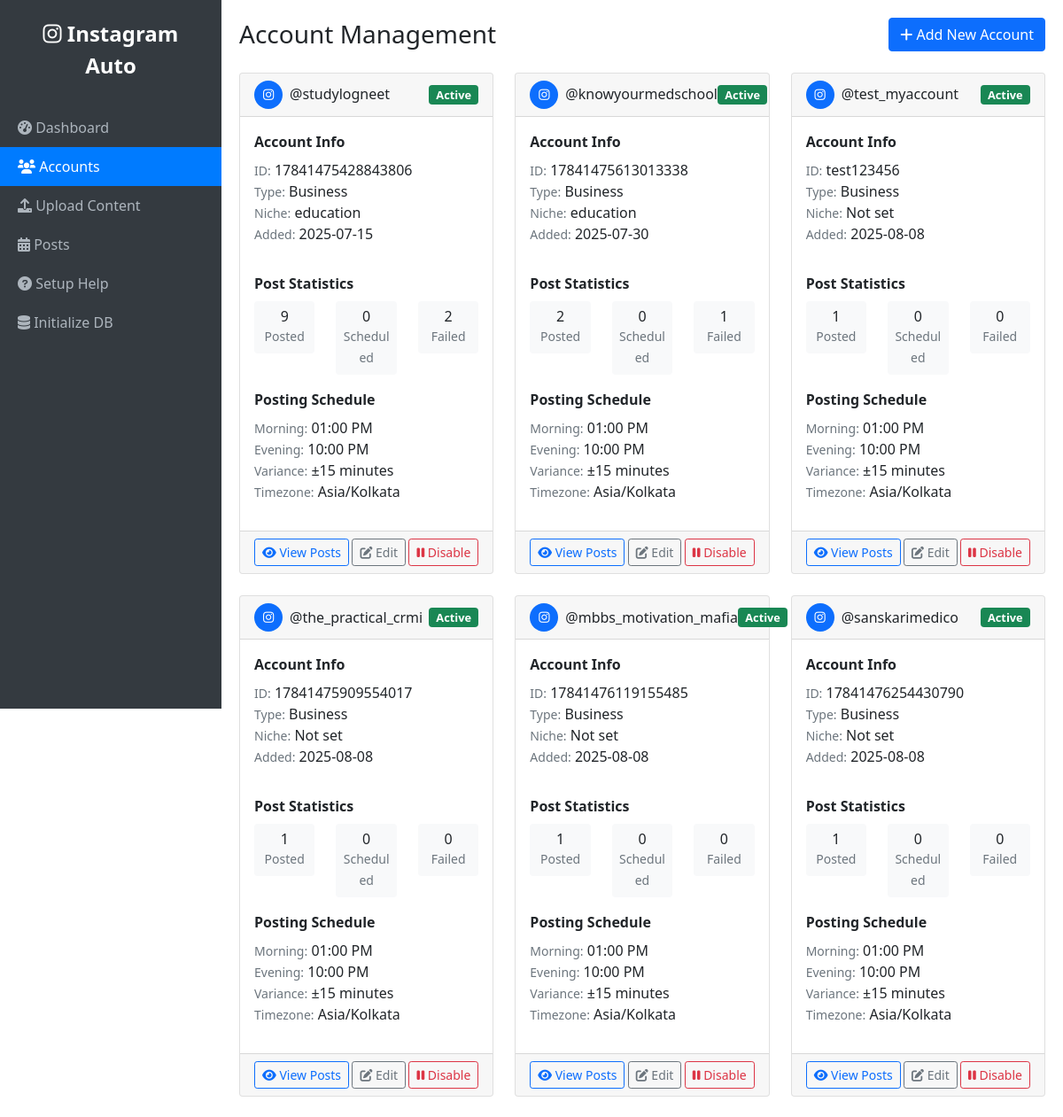
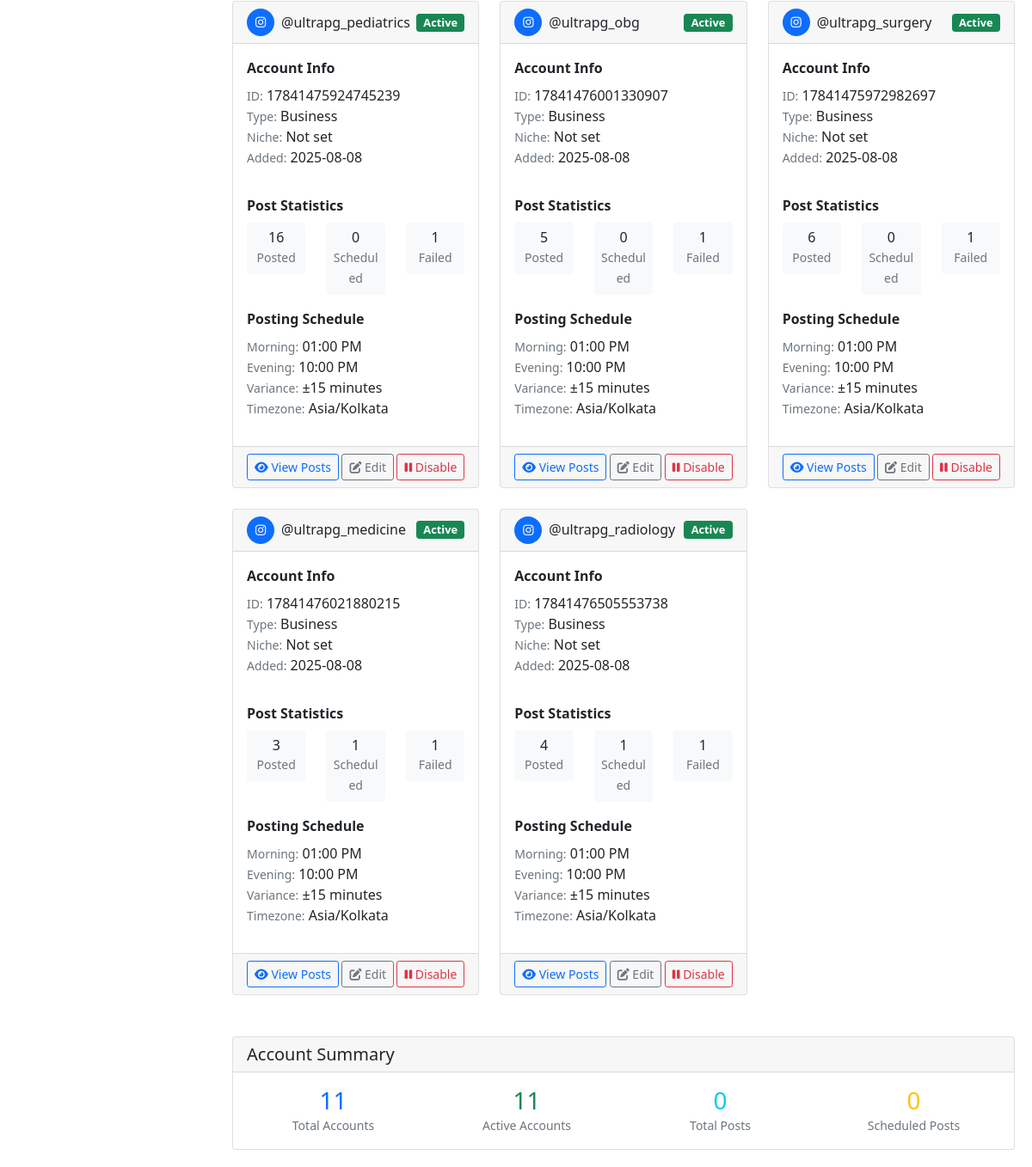
Screenshot of /accounts with the database file from the repository (2 pictures, top to bottom).
### app.py (models this page shows)
class Account(db.Model):
    __tablename__ = 'accounts'
    id = db.Column(db.Integer, primary_key=True)
    username = db.Column(db.String(255), unique=True, nullable=False)
    instagram_id = db.Column(db.String(255), unique=True, nullable=False)
    access_token = db.Column(db.Text, nullable=False)
    account_type = db.Column(db.String(50), default='business')
    niche = db.Column(db.String(100))
    is_active = db.Column(db.Boolean, default=True)
    created_at = db.Column(db.DateTime, default=datetime.utcnow)
    updated_at = db.Column(db.DateTime, default=datetime.utcnow, onupdate=datetime.utcnow)
    posts = db.relationship('Post', backref='account', lazy=True)
    schedule = db.relationship('PostingSchedule', backref='account', lazy=True)

class PostingSchedule(db.Model):
    __tablename__ = 'posting_schedule'
    id = db.Column(db.Integer, primary_key=True)
    account_id = db.Column(db.Integer, db.ForeignKey('accounts.id'), nullable=False)
    time_slot_1 = db.Column(db.Time, nullable=False)  # Morning post time
    time_slot_2 = db.Column(db.Time, nullable=False)  # Evening post time
    timezone = db.Column(db.String(50), default='Asia/Kolkata')
    variance_minutes = db.Column(db.Integer, default=15)
    is_active = db.Column(db.Boolean, default=True)
    created_at = db.Column(db.DateTime, default=datetime.utcnow)

### app.py (the view)
@app.route('/accounts')
def accounts():
    accounts = Account.query.all()
    return render_template('accounts.html', accounts=accounts)

### templates/accounts.html (shortened to what this page needs)
{% extends "base.html" %}
{% block content %}
<div class="d-flex justify-content-between align-items-center mb-4">
    <h1 class="h3 mb-0">Account Management</h1>
    <a href="{{ url_for('add_account') }}" class="btn btn-primary">
        <i class="fas fa-plus"></i> Add New Account
    </a>
</div>
{% if accounts %}
<div class="row">
    {% for account in accounts %}
    <div class="col-md-6 col-lg-4 mb-4">
        <div class="card h-100">
            <div class="card-header d-flex justify-content-between align-items-center">
                <div class="d-flex align-items-center">
                    <div class="bg-primary rounded-circle d-flex align-items-center justify-content-center me-2"
                         style="width: 32px; height: 32px; color: white; font-size: 14px;">
                        <i class="fab fa-instagram"></i>
                    </div>
                    <h6 class="mb-0">@{{ account.username }}</h6>
                </div>
                <span class="badge bg-{{ 'success' if account.is_active else 'secondary' }} status-badge">
                    {{ 'Active' if account.is_active else 'Inactive' }}
                </span>
            </div>
            <div class="card-body">
                <div class="row mb-3">
                    <div class="col-12">
                        <strong>Account Info</strong>
                        <ul class="list-unstyled mt-2">
                            <li><small class="text-muted">ID:</small> {{ account.instagram_id }}</li>
                            <li><small class="text-muted">Type:</small> {{ account.account_type.title() }}</li>
                            <li><small class="text-muted">Niche:</small> {{ account.niche or 'Not set' }}</li>
                            <li><small class="text-muted">Added:</small> {{ account.created_at.strftime('%Y-%m-%d') }}</li>
                        </ul>
                    </div>
                </div>
                <div class="row mb-3">
                    <div class="col-12">
                        <strong>Post Statistics</strong>
                        <div class="row text-center mt-2">
                            <div class="col-4">
                                <div class="bg-light rounded p-2">
                                    <h6 class="mb-0">{{ account.posts|selectattr('status', 'equalto', 'posted')|list|length }}</h6>
                                    <small class="text-muted">Posted</small>
                                </div>
                            </div>
                            <div class="col-4">
                                <div class="bg-light rounded p-2">
                                    <h6 class="mb-0">{{ account.posts|selectattr('status', 'equalto', 'scheduled')|list|length }}</h6>
                                    <small class="text-muted">Scheduled</small>
                                </div>
                            </div>
                            <div class="col-4">
                                <div class="bg-light rounded p-2">
                                    <h6 class="mb-0">{{ account.posts|selectattr('status', 'equalto', 'failed')|list|length }}</h6>
                                    <small class="text-muted">Failed</small>
                                </div>
                            </div>
                        </div>
                    </div>
                </div>
                <div class="row">
                    <div class="col-12">
                        <strong>Posting Schedule</strong>
                        {% if account.schedule %}
                            {% set schedule = account.schedule[0] %}
                            <ul class="list-unstyled mt-2">
                                <li><small class="text-muted">Morning:</small> {{ schedule.time_slot_1.strftime('%I:%M %p') }}</li>
                                <li><small class="text-muted">Evening:</small> {{ schedule.time_slot_2.strftime('%I:%M %p') }}</li>
                                <li><small class="text-muted">Variance:</small> ±{{ schedule.variance_minutes }} minutes</li>
                                <li><small class="text-muted">Timezone:</small> {{ schedule.timezone }}</li>
                            </ul>
                        {% else %}
                            <p class="text-muted mt-2">No schedule configured</p>
                        {% endif %}
                    </div>
                </div>
            </div>
            <div class="card-footer">
                <div class="d-flex justify-content-between">
                    <button class="btn btn-sm btn-outline-primary" onclick="viewAccount('{{ account.id }}')">
                        <i class="fas fa-eye"></i> View Posts
                    </button>
                    <button class="btn btn-sm btn-outline-secondary" onclick="editAccount('{{ account.id }}')">
                        <i class="fas fa-edit"></i> Edit
                    </button>
                    <button class="btn btn-sm btn-outline-{{ 'danger' if account.is_active else 'success' }}"
                            onclick="toggleAccount('{{ account.id }}', '{{ account.is_active|lower }}')">
                        <i class="fas fa-{{ 'pause' if account.is_active else 'play' }}"></i>
                        {{ 'Disable' if account.is_active else 'Enable' }}
                    </button>
                </div>
            </div>
        </div>
    </div>
    {% endfor %}
</div>
{% endif %}
{% if accounts %}
<div class="row mt-4">
    <div class="col-12">
        <div class="card">
            <div class="card-header">
                <h5 class="card-title mb-0">Account Summary</h5>
            </div>
            <div class="card-body">
                <div class="row">
                    <div class="col-md-3">
                        <div class="text-center">
                            <h3 class="text-primary mb-0">{{ accounts|length }}</h3>
                            <small class="text-muted">Total Accounts</small>
                        </div>
                    </div>
                    <div class="col-md-3">
                        <div class="text-center">
                            <h3 class="text-success mb-0">{{ accounts|selectattr('is_active', 'equalto', true)|list|length }}</h3>
                            <small class="text-muted">Active Accounts</small>
                        </div>
                    </div>
                    <div class="col-md-3">
                        <div class="text-center">
                                                         <h3 class="text-info mb-0">
                                 {% set total_posts = 0 %}
                                 {% for account in accounts %}
                                     {% set total_posts = total_posts + account.posts|length %}
                                 {% endfor %}
                                 {{ total_posts }}
                             </h3>
                             <small class="text-muted">Total Posts</small>
                         </div>
                     </div>
                     <div class="col-md-3">
                         <div class="text-center">
                             <h3 class="text-warning mb-0">
                                 {% set scheduled_posts = 0 %}
                                 {% for account in accounts %}
                                     {% set scheduled_posts = scheduled_posts + account.posts|selectattr('status', 'equalto', 'scheduled')|list|length %}
                                 {% endfor %}
                                 {{ scheduled_posts }}
                             </h3>
                            <small class="text-muted">Scheduled Posts</small>
                        </div>
                    </div>
                </div>
            </div>
        </div>
    </div>
</div>
{% endif %}
{% endblock %}

### templates/base.html (style rules this page uses)
.status-badge { font-size: 0.8rem; }

### rows the page displays
Account: username "studylogneet", is_active "Active", instagram_id "17841475428843806", account_type "Business", niche "education", created_at "2025-07-15", posts|selectattr "9", posts|selectattr "0", posts|selectattr "2", is_active "Disable"
PostingSchedule: time_slot_1 "01:00 PM", time_slot_2 "10:00 PM", variance_minutes "15", timezone "Asia/Kolkata"
Account: username "knowyourmedschool", is_active "Active", instagram_id "17841475613013338", account_type "Business", niche "education", created_at "2025-07-30", posts|selectattr "2", posts|selectattr "0", posts|selectattr "1", is_active "Disable"
PostingSchedule: time_slot_1 "01:00 PM", time_slot_2 "10:00 PM", variance_minutes "15", timezone "Asia/Kolkata"
Account: username "test_myaccount", is_active "Active", instagram_id "test123456", account_type "Business", niche "Not set", created_at "2025-08-08", posts|selectattr "1", posts|selectattr "0", is_active "Disable"
PostingSchedule: time_slot_1 "01:00 PM", time_slot_2 "10:00 PM", variance_minutes "15", timezone "Asia/Kolkata"
Account: username "the_practical_crmi", is_active "Active", instagram_id "17841475909554017", account_type "Business", niche "Not set", created_at "2025-08-08", posts|selectattr "1", posts|selectattr "0", is_active "Disable"
PostingSchedule: time_slot_1 "01:00 PM", time_slot_2 "10:00 PM", variance_minutes "15", timezone "Asia/Kolkata"
Account: username "mbbs_motivation_mafia", is_active "Active", instagram_id "17841476119155485", account_type "Business", niche "Not set", created_at "2025-08-08", posts|selectattr "1", posts|selectattr "0", is_active "Disable"
PostingSchedule: time_slot_1 "01:00 PM", time_slot_2 "10:00 PM", variance_minutes "15", timezone "Asia/Kolkata"
Account: username "sanskarimedico", is_active "Active", instagram_id "17841476254430790", account_type "Business", niche "Not set", created_at "2025-08-08", posts|selectattr "1", posts|selectattr "0", is_active "Disable"
PostingSchedule: time_slot_1 "01:00 PM", time_slot_2 "10:00 PM", variance_minutes "15", timezone "Asia/Kolkata"
Account: username "ultrapg_pediatrics", is_active "Active", instagram_id "17841475924745239", account_type "Business", niche "Not set", created_at "2025-08-08", posts|selectattr "16", posts|selectattr "0", posts|selectattr "1", is_active "Disable"
PostingSchedule: time_slot_1 "01:00 PM", time_slot_2 "10:00 PM", variance_minutes "15", timezone "Asia/Kolkata"
Account: username "ultrapg_obg", is_active "Active", instagram_id "17841476001330907", account_type "Business", niche "Not set", created_at "2025-08-08", posts|selectattr "5", posts|selectattr "0", posts|selectattr "1", is_active "Disable"
PostingSchedule: time_slot_1 "01:00 PM", time_slot_2 "10:00 PM", variance_minutes "15", timezone "Asia/Kolkata"
Account: username "ultrapg_surgery", is_active "Active", instagram_id "17841475972982697", account_type "Business", niche "Not set", created_at "2025-08-08", posts|selectattr "6", posts|selectattr "0", posts|selectattr "1", is_active "Disable"
PostingSchedule: time_slot_1 "01:00 PM", time_slot_2 "10:00 PM", variance_minutes "15", timezone "Asia/Kolkata"
Account: username "ultrapg_medicine", is_active "Active", instagram_id "17841476021880215", account_type "Business", niche "Not set", created_at "2025-08-08", posts|selectattr "3", posts|selectattr "1", is_active "Disable"
PostingSchedule: time_slot_1 "01:00 PM", time_slot_2 "10:00 PM", variance_minutes "15", timezone "Asia/Kolkata"
Account: username "ultrapg_radiology", is_active "Active", instagram_id "17841476505553738", account_type "Business", niche "Not set", created_at "2025-08-08", posts|selectattr "4", posts|selectattr "1", is_active "Disable"
PostingSchedule: time_slot_1 "01:00 PM", time_slot_2 "10:00 PM", variance_minutes "15", timezone "Asia/Kolkata"

### other values shown
{{ accounts|length }} "11"
{{ accounts|selectattr('is_active', 'equalto', true)|list|length }} "11"
{{ total_posts }} "0"
{{ scheduled_posts }} "0"
